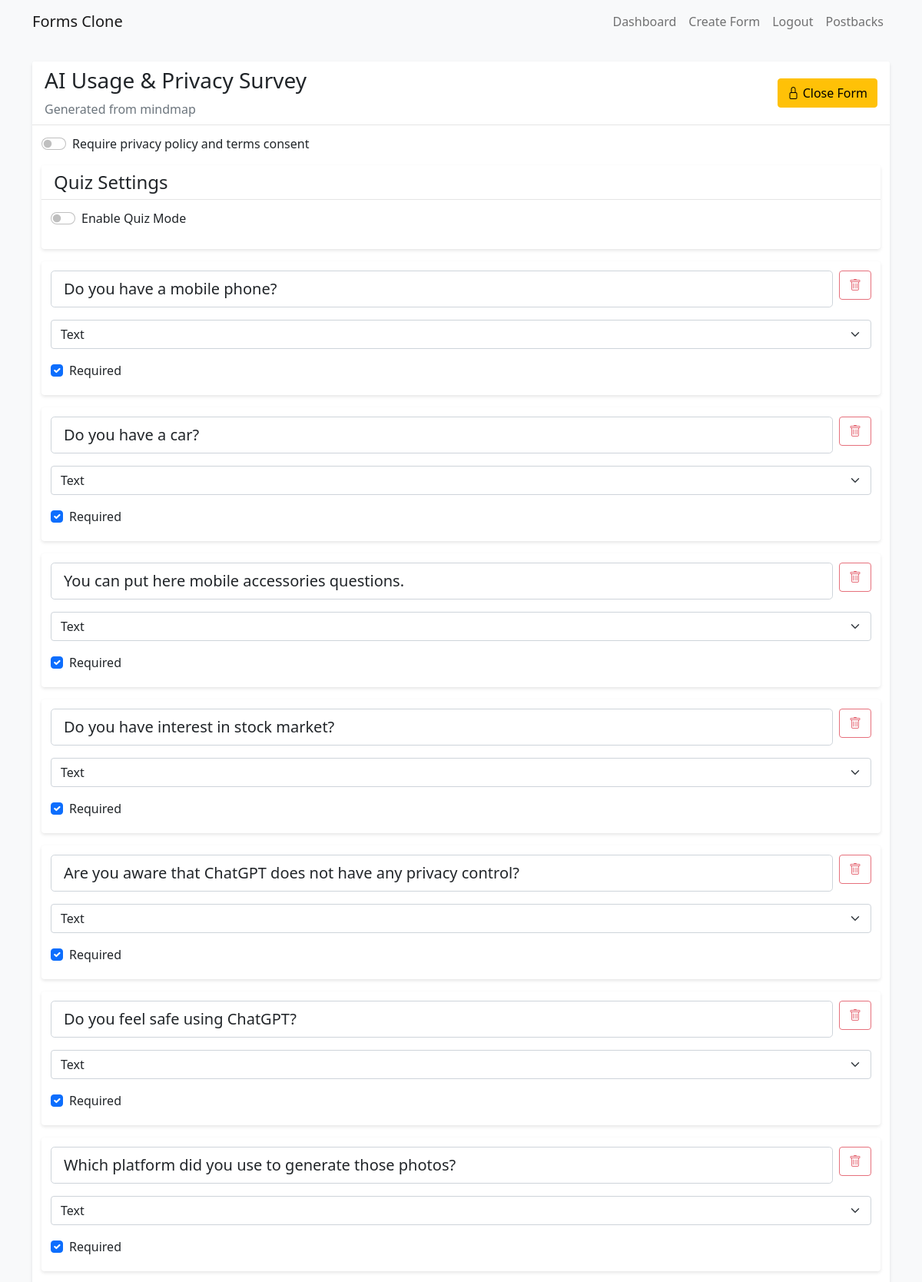
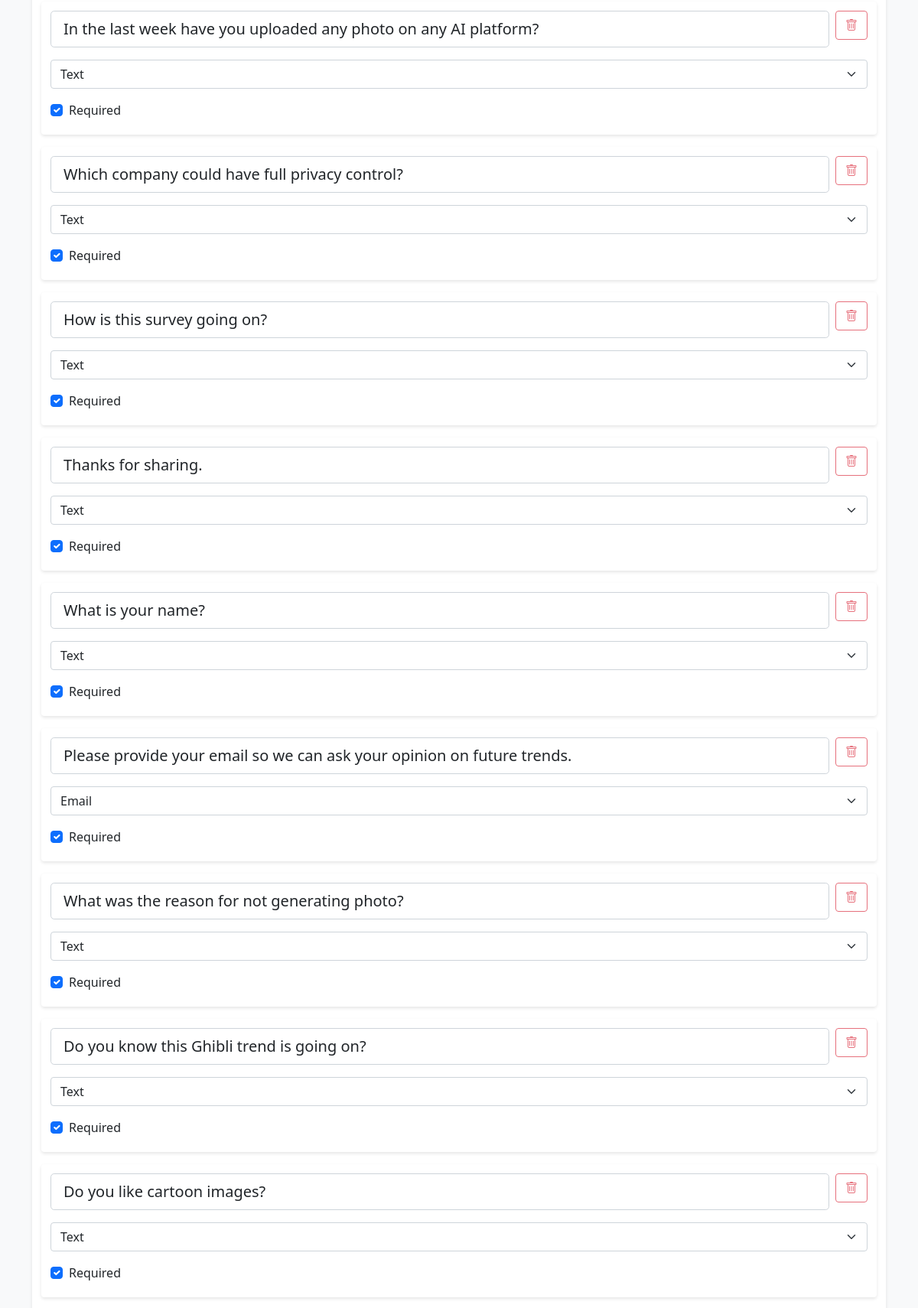
Screenshot of /form/30/edit (signed in, upper part) with the database file from the repository (2 pictures, top to bottom).
### app.py (models this page shows, shortened)
class Form(db.Model):
    id = db.Column(db.Integer, primary_key=True)
    title = db.Column(db.String(200), nullable=False)
    description = db.Column(db.Text)
    created_at = db.Column(db.DateTime, default=datetime.utcnow)
    user_id = db.Column(db.Integer, db.ForeignKey('user.id', name='fk_form_user'), nullable=False)
    company_id = db.Column(db.Integer, db.ForeignKey('company.id', name='fk_form_company'), nullable=True)
    questions = db.relationship('Question', backref='form', lazy=True, cascade='all, delete-orphan')
    responses = db.relationship('Response', backref='form', lazy=True, cascade='all, delete-orphan')
    is_closed = db.Column(db.Boolean, default=False)  # New field to track if the form is closed/expired
    requires_consent = db.Column(db.Boolean, default=True)  # Require privacy policy and terms consent
    is_quiz = db.Column(db.Boolean, default=False)  # Is this form a quiz?
    passing_score = db.Column(db.Integer, default=0)  # Passing score percentage
    show_score = db.Column(db.Boolean, default=True)  # Whether to show score to respondents

class Question(db.Model):
    id = db.Column(db.Integer, primary_key=True)
    form_id = db.Column(db.Integer, db.ForeignKey('form.id'), nullable=False)
    question_text = db.Column(db.String(500), nullable=False)
    question_type = db.Column(db.String(20), nullable=False)  # text, multiple_choice, checkbox
    options = db.Column(db.Text)  # JSON string for multiple choice/checkbox options
    required = db.Column(db.Boolean, default=False)
    order = db.Column(db.Integer, nullable=False)
    is_quiz_question = db.Column(db.Boolean, default=False)
    correct_answer = db.Column(db.Text, nullable=True)  # JSON string for correct answers
    points = db.Column(db.Integer, default=0)  # Points for correct answer
    feedback = db.Column(db.Text, nullable=True)  # Feedback for the question
    subquestions = relationship('SubQuestion', backref='parent_question', lazy=True,
                               cascade='all, delete-orphan')

### app.py (the view)
@app.route('/form/<int:form_id>/edit')
@login_required
def edit_form(form_id):
    form = Form.query.get_or_404(form_id)
    if form.user_id != current_user.id:
        return redirect(url_for('dashboard'))
    for q in form.questions:
        try:
            q.parsed_options = json.loads(q.options) if q.options else []
        except ValueError:
            q.parsed_options = []
    return render_template('edit_form.html', form=form)

### app.py (called while the page is built)
@app.context_processor
def inject_now():
    return {'now': datetime.now()}

@app.context_processor
def inject_csrf_token():
    return {'csrf_token': 'dummy_token'}

@login_manager.user_loader
def load_user(user_id):
    return User.query.get(int(user_id))

### templates/edit_form.html (shortened to what this page needs)
{% extends "base.html" %}
{% block content %}
<div class="row">
    <div class="col-md-12 col-lg-12 col-xl-12 mx-auto">
        <div class="card mb-4">
            <div class="card-header d-flex justify-content-between align-items-center">
                <div>
                    <h3>{{ form.title }}</h3>
                    <p class="text-muted mb-0">{{ form.description or 'No description' }}</p>
                </div>
                <div>
                    <form action="{{ url_for('toggle_form_status', form_id=form.id) }}" method="POST" class="d-inline">
                        <button type="submit" class="btn {% if form.is_closed %}btn-success{% else %}btn-warning{% endif %}" title="{% if form.is_closed %}Reopen Form{% else %}Close Form{% endif %}">
                            {% if form.is_closed %}
                            <i class="bi bi-unlock"></i> Reopen Form
                            {% else %}
                            <i class="bi bi-lock"></i> Close Form
                            {% endif %}
                        </button>
                    </form>
                </div>
            </div>
            <div class="card-body">
                <div class="mb-3">
                    <div class="form-check form-switch">
                        <input class="form-check-input" type="checkbox" id="requires_consent" {% if form.requires_consent %}checked{% endif %}>
                        <label class="form-check-label" for="requires_consent">Require privacy policy and terms consent</label>
                    </div>
                </div>
                <div class="card mb-3">
                    <div class="card-header">
                        <h4 class="mb-0">Quiz Settings</h4>
                    </div>
                    <div class="card-body">
                        <div class="form-check form-switch mb-3">
                            <input class="form-check-input" type="checkbox" id="is_quiz" {% if form.is_quiz %}checked{% endif %}>
                            <label class="form-check-label" for="is_quiz">Enable Quiz Mode</label>
                        </div>
                    </div>
                </div>
                <div id="questions-container">
                    {% for question in form.questions %}
                    <div class="question-card card mb-3" data-question-id="{{ question.id }}">
                        <div class="card-body">
                            <div class="d-flex justify-content-between align-items-start mb-3">
                                <input type="text" class="form-control form-control-lg question-text"
                                       value="{{ question.question_text }}"
                                       placeholder="Question text"
                                       aria-label="Question text">
                                <button class="btn btn-outline-danger ms-2 delete-question"
                                        title="Delete question">
                                    <i class="bi bi-trash" aria-hidden="true"></i>
                                </button>
                            </div>
                            <div class="mb-3">
                                <select class="form-select question-type" aria-label="Question type" title="Select question type">
                                    <option value="text" {% if question.question_type == 'text' %}selected{% endif %}>Text</option>
                                    <option value="email" {% if question.question_type == 'email' %}selected{% endif %}>Email</option>
                                </select>
                            </div>
                            <div class="form-check mt-3">
                                <input class="form-check-input question-required" type="checkbox"
                                       {% if question.required %}checked{% endif %}
                                       id="required-{{ question.id }}">
                                <label class="form-check-label" for="required-{{ question.id }}">Required</label>
                            </div>
                        </div>
                    </div>
                    {% endfor %}
                </div>
            </div>
        </div>
    </div>
</div>
{% endblock %}
{% block extra_css %}
<link rel="stylesheet" href="https://cdn.jsdelivr.net/npm/bootstrap-icons@1.7.2/font/bootstrap-icons.css">
{% endblock %}

### static/css/style.css (style rules this page uses)
body { background-color: #f8f9fa; }
.card { box-shadow: 0 2px 4px rgba(0, 0, 0, 0.1); border: none; }
.card-header { background-color: #fff; border-bottom: 1px solid rgba(0, 0, 0, 0.1); }
.question-card { transition: all 0.3s ease; }
.delete-question, .delete-option { opacity: 0.7; transition: opacity 0.2s ease; }
.form-check { margin-bottom: 0.5rem; }

### templates/edit_form.html (style rules this page uses)
.card-body { padding: 0.75rem; }

### rows the page displays
Form: title "AI Usage & Privacy Survey", description "Generated from mindmap"
Question: question_text "Do you have a mobile phone?", required "☑"
Question: question_text "Do you have a car?", required "☑"
Question: question_text "You can put here mobile accessories questions.", question_type "Text", required "☑"
Question: question_text "Do you have interest in stock market?", required "☑"
Question: question_text "Are you aware that ChatGPT does not have any privacy control?", required "☑"
Question: question_text "Do you feel safe using ChatGPT?", required "☑"
Question: question_text "Which platform did you use to generate those photos?", required "☑"
Question: question_text "In the last week have you uploaded any photo on any AI platform?", required "☑"
Question: question_text "Which company could have full privacy control?", required "☑"
Question: question_text "How is this survey going on?", required "☑"
Question: question_text "Thanks for sharing.", question_type "Text", required "☑"
Question: question_text "What is your name?", question_type "Text", required "☑"
Question: question_text "Please provide your email so we can ask your opinion on future trends.", question_type "Email", required "☑"
Question: question_text "What was the reason for not generating photo?", required "☑"
Question: question_text "Do you know this Ghibli trend is going on?", required "☑"
Question: question_text "Do you like cartoon images?", required "☑"
